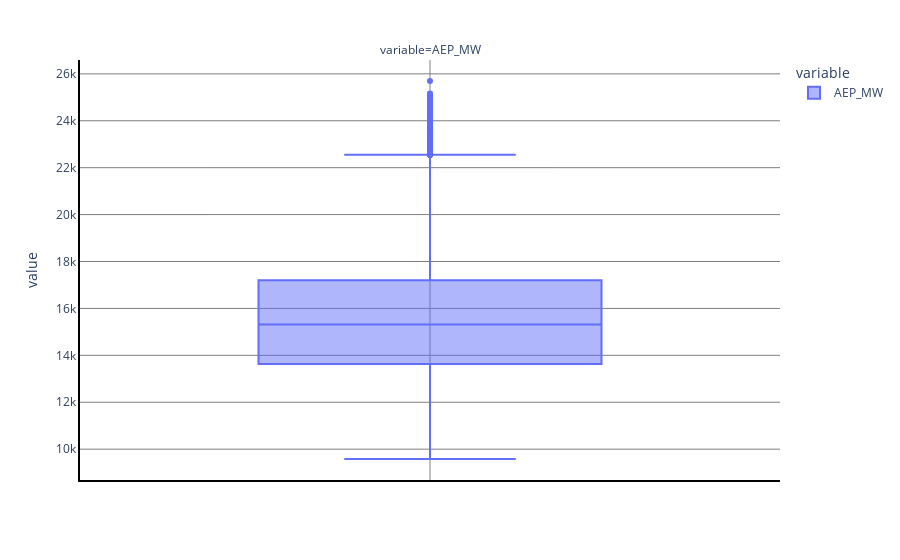

This figure's notebook cell:
### Markdown cell above
# Using boxplot to identify outliers

### Code cell
fig = px.box(df.melt(), y="value", facet_col="variable", boxmode="overlay", color="variable")
fig.update_yaxes(matches=None)

for i in range(len(fig["data"])):
    yaxis_name = 'yaxis' if i == 0 else f'yaxis{i + 1}'
    fig.layout[yaxis_name].showticklabels = True

fig.update_layout(legend = dict(bgcolor = 'white'))
fig.update_layout(plot_bgcolor='white')

fig.update_xaxes(showline=True, linewidth=2, linecolor='black')#, mirror=True)
fig.update_yaxes(showline=True, linewidth=2, linecolor='black')#, mirror=True)

fig.update_xaxes(showgrid=True, gridwidth=1, gridcolor='gray')
fig.update_yaxes(showgrid=True, gridwidth=1, gridcolor='gray')

fig.show()

### Figure 1 — Plotly figure (JSON) as saved in the notebook; plotly's stock layout.template omitted (floating-point values rounded to 4 significant figures; data arrays with more than 128 entries replaced by an {"elided": "..."} marker saying what was removed)
{"data": [{"alignmentgroup": "True", "hovertemplate": "variable=AEP_MW<br>value=%{y}<extra></extra>", "legendgroup": "AEP_MW", "marker": {"color": "#636efa"}, "name": "AEP_MW", "notched": false, "offsetgroup": "AEP_MW", "orientation": "v", "showlegend": true, "type": "box", "x0": " ", "xaxis": "x", "y": {"elided": "121273 int values"}, "y0": " ", "yaxis": "y"}], "layout": {"annotations": [{"font": {}, "showarrow": false, "text": "variable=AEP_MW", "x": 0.5, "xanchor": "center", "xref": "paper", "y": 1, "yanchor": "bottom", "yref": "paper"}], "boxmode": "overlay", "legend": {"bgcolor": "white", "title": {"text": "variable"}, "tracegroupgap": 0}, "margin": {"t": 60}, "plot_bgcolor": "white", "xaxis": {"anchor": "y", "domain": [0, 1], "gridcolor": "gray", "gridwidth": 1, "linecolor": "black", "linewidth": 2, "showgrid": true, "showline": true}, "yaxis": {"anchor": "x", "domain": [0, 1], "gridcolor": "gray", "gridwidth": 1, "linecolor": "black", "linewidth": 2, "showgrid": true, "showline": true, "showticklabels": true, "title": {"text": "value"}}}}
